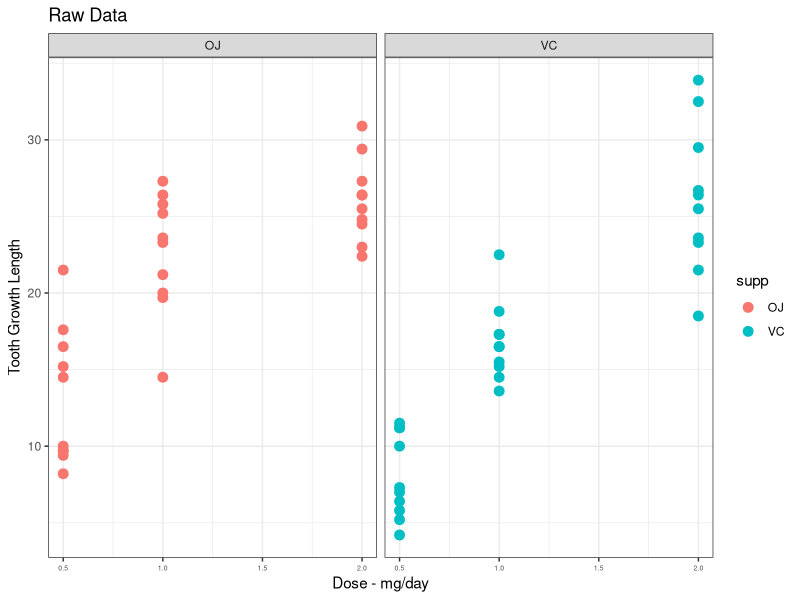
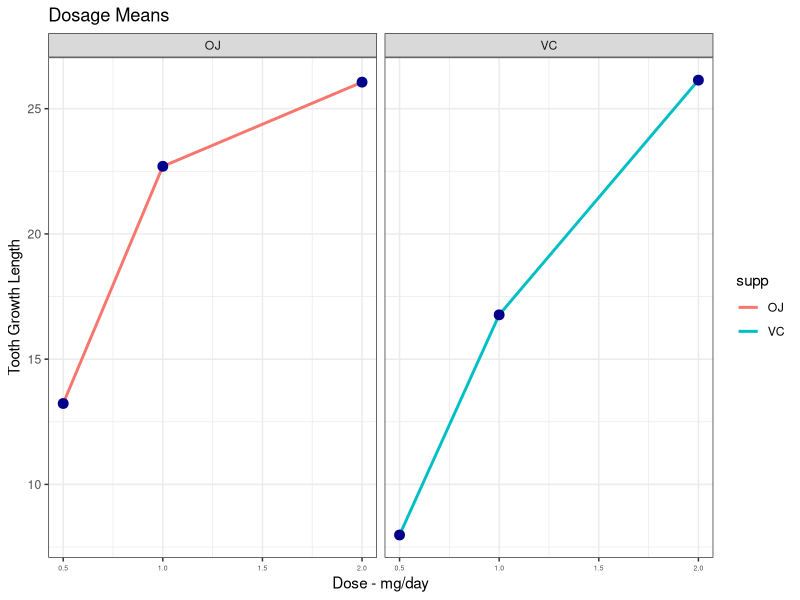
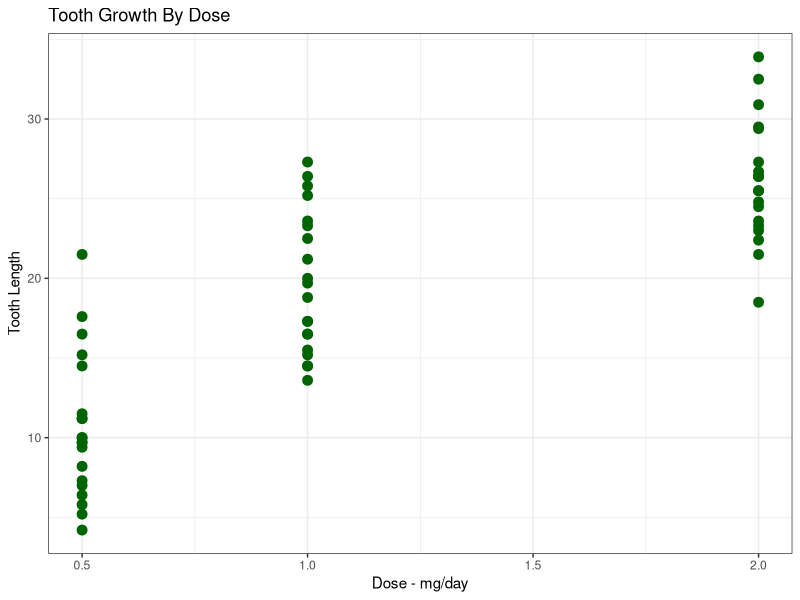
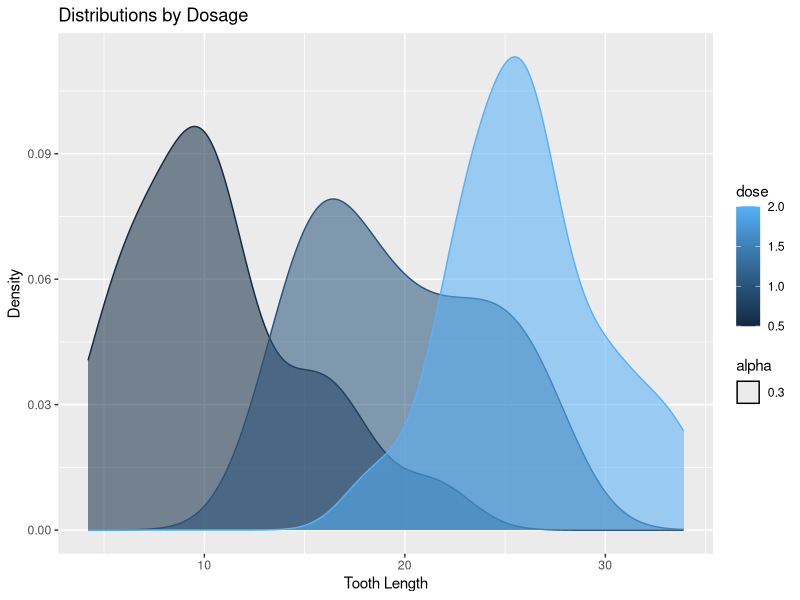
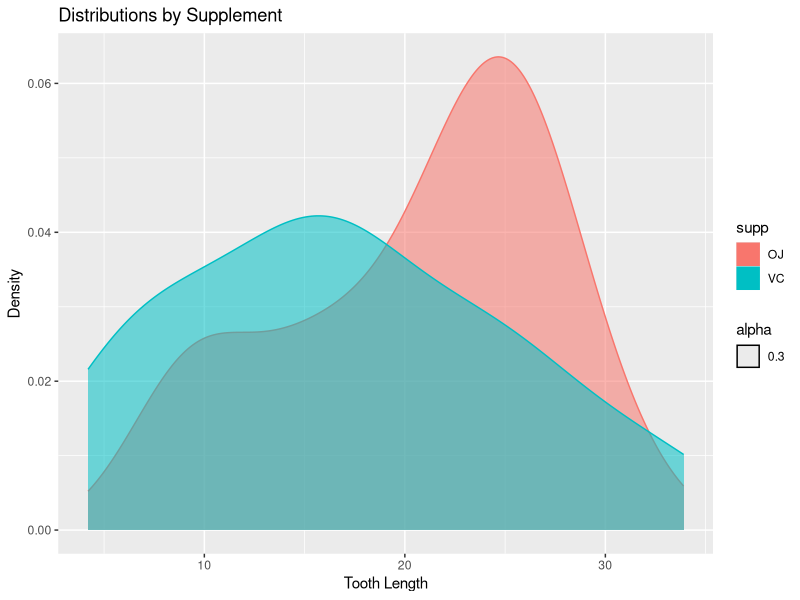

Write the R code that produced these figures, in order.
## ---- chunk 1
require(datasets)
require(ggplot2)
require(dplyr)
require(gridExtra)
## ---- chunk 2
tgs <- group_by(ToothGrowth, supp, dose)
oj <- tgs[31:60,]
vc <- tgs[1:30,]
supp_means <- summarize(group_by(ToothGrowth, supp), mean(len))
dose_by_supp_means <- summarize(group_by(ToothGrowth, supp, dose), mean(len))
colnames(dose_by_supp_means) <- c("supp", "len", "dose")
supp_means
## ---- chunk 3
raw_plot <- ggplot(tgs, aes(dose, len, color = supp)) + geom_point(size = 3) + labs(title = "Raw Data", x = "Dose - mg/day", y = "Tooth Growth Length") + theme_bw() + facet_grid(. ~ supp) + theme(axis.text.x = element_text(size = 5))
raw_plot

mean_tg_plot <- ggplot(dose_by_supp_means, aes(len, dose, color = supp)) + geom_line(size = 1) + geom_point(size = 3, color = "darkblue") + labs(title = "Dosage Means", x = "Dose - mg/day", y = "Tooth Growth Length") + theme_bw() + facet_grid(. ~ supp) + theme(axis.text.x = element_text(size = 5))
mean_tg_plot

## ---- chunk 4
t.test(oj$len, vc$len, var.equal = FALSE, conf.level = 0.95)

## ---- chunk 5
smldose <- tgs[tgs$dose == 0.5, 1]
meddose <- tgs[tgs$dose == 1.0, 1]
lrgdose <- tgs[tgs$dose == 2.0, 1]
t.test(smldose$len, meddose$len, var.equal = FALSE, conf.level = 0.95)
## ---- chunk 6
t.test(meddose$len, lrgdose$len, var.equal = FALSE, conf.level = 0.95)
## ---- chunk 7
oj_meddose <- oj[oj$dose == 1.0, 1]
oj_lrgdose <- oj[oj$dose == 2.0, 1]
t.test(oj_meddose$len, oj_lrgdose$len, var.equal = FALSE, conf.level = 0.95)
## ---- chunk 8
by_dose_plot <- ggplot(tgs, aes(dose, len)) + geom_point(size = 3, color = "darkgreen") + theme_bw() + labs(title = "Tooth Growth By Dose", x = "Dose - mg/day", y = "Tooth Length")
by_dose_plot
## ---- chunk 9
supp_density <- ggplot(tgs, aes(x = len)) + geom_density(aes(group=supp, color = supp, fill = supp, alpha = 0.3)) + labs(title = "Distributions by Supplement", x = "Tooth Length", y = "Density")

dose_density <- ggplot(tgs, aes(x = len)) + geom_density(aes(group=dose, color = dose, fill = dose, alpha = 0.3)) + labs(title = "Distributions by Dosage", x = "Tooth Length", y = "Density")
dose_density
supp_density

## ---- chunk 10
dose_by_supp_means <- summarize(group_by(ToothGrowth, supp, dose), mean(len))
dose_by_supp_means ## Mean for each dose by supplement

var(oj$len) ## OJ Variance
var(vc$len) ## VC Variance

var(smldose$len)  ## Variance for 0.5 dose
sd(smldose$len) ## SD for 0.5 dose
var(meddose$len) ## Variance for 1.0 dose
sd(meddose$len) ## SD for 1.0 dose
var(lrgdose$len) ## Variance for 2.0 dose
sd(lrgdose$len) ## SD for 2.0 dose
